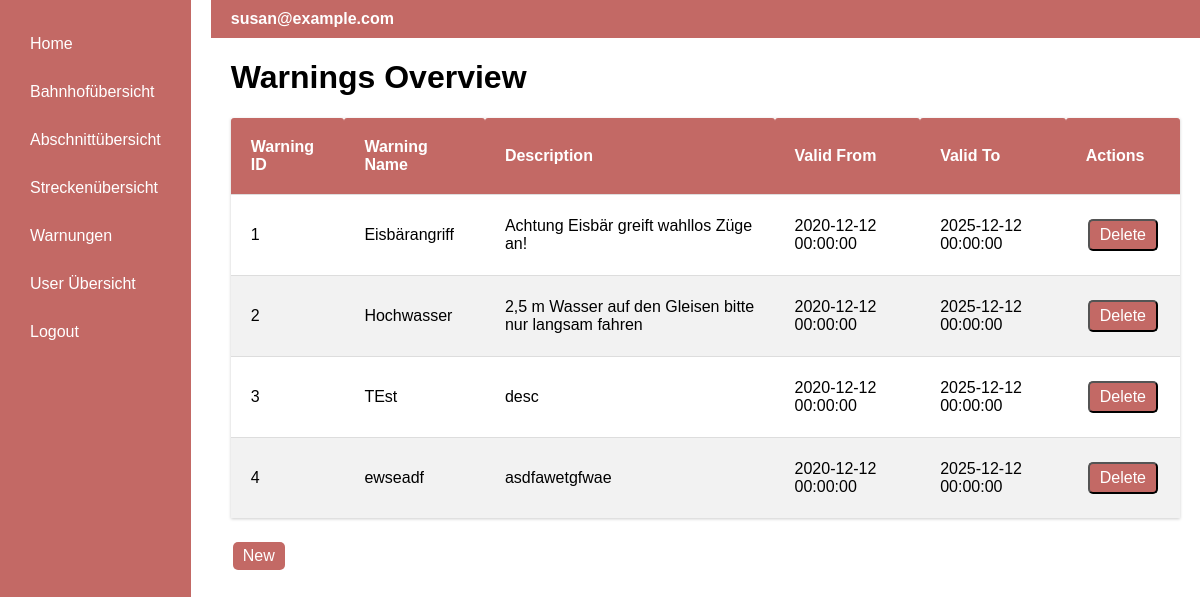
/warnings (signed in), run on the app's committed database.
### app/models.py (models this page shows, shortened)
class User(UserMixin, db.Model):
    id: so.Mapped[int] = so.mapped_column(primary_key=True)
    username: so.Mapped[str] = so.mapped_column(sa.String(64), index=True,
                                                unique=True)
    email: so.Mapped[str] = so.mapped_column(sa.String(120), index=True,
                                             unique=True)
    password_hash: so.Mapped[Optional[str]] = so.mapped_column(sa.String(256))
    isAdmin = db.Column(db.Boolean, default=False)
    address_id = db.Column(db.Integer, db.ForeignKey('address.id', name='fk_user_address_id'))
    address = db.relationship('Address', backref='user', uselist=False)

class Warning(db.Model):
    id = db.Column(db.Integer, primary_key=True, autoincrement=True)
    name = db.Column(db.String(140))
    description = db.Column(db.String(1500))
    validFrom = db.Column(db.DateTime)
    validTo = db.Column(db.DateTime)
    segment = db.Column(db.Integer, db.ForeignKey('segment.id', name='fk_warning_segment_id'))

### app/routes.py (the view)
@app.route('/warnings', methods=['GET'])
@login_required
def warnings():
    warnings = Warning.query.all()
    return render_template('warnings.html', title='Warnings Overview', warnings=warnings)

### app/models.py (called while the page is built)
@login.user_loader
def load_user(id):
    return db.session.get(User, int(id))

### app/templates/warnings.html
{% extends "base.html" %}
{% block content %}
    <h1>Warnings Overview</h1>
    <table class="table-station">
        <thead>
            <tr>
                <th>Warning ID</th>
                <th>Warning Name</th>
                <th>Description</th>
                <th>Valid From</th>
                <th>Valid To</th>
                {% if current_user.is_authenticated and current_user.isAdmin %}
                <th>Actions</th>
                {% endif %}
            </tr>
        </thead>
        <tbody>
            {% for warning in warnings %}
                <tr>
                    <td>{{ warning.id }}</td>
                    <td>{{ warning.name }}</td>
                    <td>{{ warning.description }}</td>
                    <td>{{ warning.validFrom}}</td>
                    <td>{{ warning.validTo}}</td>
                    {% if current_user.is_authenticated and current_user.isAdmin %}
                    <td>
                       <form action="{{ url_for('warningDelete', warning_id=warning.id) }}" method="post">
                            <input type="submit" value="Delete" class="edit-button">
                        </form>
                    </td>
                    {% endif %}
                </tr>
            {% endfor %}
        </tbody>
    </table>
    {% if current_user.is_authenticated and current_user.isAdmin %}
    <a class="create_button" href="{{ url_for('warningNew') }}">New</a>
    {% endif %}
{% endblock %}

### app/templates/base.html (shortened to what this page needs)
<!DOCTYPE html>
<html lang="en">
<head>
</head>
<body>
<div class="container">
    <div class="sidebar">
        <a href="{{ url_for('index') }}">Home</a>
        {% if current_user.is_anonymous %}
            <a href="{{ url_for('login') }}">Login</a>
        {% else %}
            <a href="{{ url_for('trainstation') }}">Bahnhofübersicht</a>
            <a href="{{ url_for('segments') }}">Abschnittübersicht</a>
            <a href="{{ url_for('routes_overview') }}">Streckenübersicht</a>
            <a href="{{ url_for('warnings') }}">Warnungen</a>
            {% if current_user.is_authenticated and current_user.isAdmin %}
                <a href="{{ url_for('user') }}">User Übersicht</a>
            {% endif %}
            <a href="{{ url_for('logout') }}">Logout</a>
        {% endif %}
    </div>
    <div class="content">
        <div class="topbar">
            <span class="email">{{ current_user.email if not current_user.is_anonymous else 'Guest' }}</span>
        </div>
        {% block content %}{% endblock %}
    </div>
</div>
</body>
</html>

### app/templates/base.html (style rules this page uses)
body, html { margin: 0; padding: 0; font-family: Arial, sans-serif; width: 100%; height: 100%; overflow-x: hidden; overflow-y: auto; }
.container { display: flex; height: 100vh; width: 100%; }
.sidebar { background-color: rgb(195, 105, 101); color: white; width: 200px; padding: 20px; display: flex; flex-direction: column; box-sizing: border-box; }
.sidebar a { text-decoration: none; color: white; padding: 10px; margin: 5px 0; display: block; }
.content { flex-grow: 1; padding: 0 20px 20px 40px; overflow: auto }
.topbar { background-color: rgb(195, 105, 101); color: white; padding: 10px 20px; display: flex; align-items: center; justify-content: space-between; width: calc(100% + 40px); margin: 0 -20px 0 -20px; box-sizing: border-box; }
.email { font-weight: bold; padding-right: 20px; }
.table-station { height: 50vh; overflow-y: auto; width: 100%; border-collapse: separate; border-spacing: 0; margin: 20px 0; box-shadow: 0 1px 3px rgba(0, 0, 0, 0.2); }
.table-station th, .table-station td { padding: 20px; text-align: left; border-bottom: 1px solid #ddd; }
.table-station th { background-color: rgb(195, 105, 101); color: white; border-radius: 3px 3px 0 0; }
.table-station tr:last-child td { border-bottom: none; }
.table-station tr:nth-child(even) { background-color: #f2f2f2; }
.edit-button { background-color: rgb(195, 105, 101); color: white; padding: 5px 10px; text-align: center; text-decoration: none; display: inline-block; font-size: 16px; margin: 4px 2px; cursor: pointer; border-radius: 5px; }
.create_button { background-color: rgb(195, 105, 101); color: white; padding: 5px 10px; text-align: center; text-decoration: none; display: inline-block; font-size: 16px; margin: 4px 2px; cursor: pointer; border-radius: 5px; }

### data on the page
User: email "susan@example.com"
Warning: id "1", name "Eisbärangriff", description "Achtung Eisbär greift wahllos Züge an!", validFrom "2020-12-12 00:00:00", validTo "2025-12-12 00:00:00"
Warning: id "2", name "Hochwasser", description "2,5 m Wasser auf den Gleisen bitte nur langsam fahren", validFrom "2020-12-12 00:00:00", validTo "2025-12-12 00:00:00"
Warning: id "3", name "TEst", description "desc", validFrom "2020-12-12 00:00:00", validTo "2025-12-12 00:00:00"
Warning: id "4", name "ewseadf", description "asdfawetgfwae", validFrom "2020-12-12 00:00:00", validTo "2025-12-12 00:00:00"
